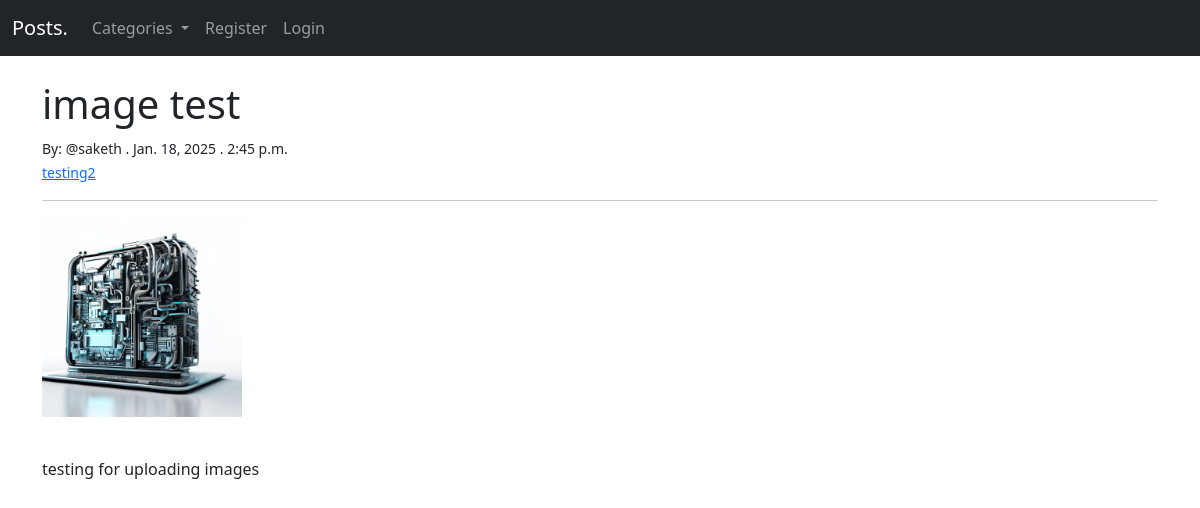
/post/10, run on the app's committed database.
### startBlog/models.py (models this page shows, shortened)
class Post(models.Model):
    title = models.CharField(max_length=255)
    author = models.ForeignKey(User, on_delete=models.CASCADE) #If user is deleted then this removes all the posts from the user
    header_image = models.ImageField(null=True, blank=True, upload_to='images/')
    body = RichTextField(blank=True, null=True)
    post_date = models.DateField(auto_now_add=True)
    post_time = models.TimeField(auto_now_add=True)
    category = models.CharField(max_length=255) #make sure that the categories doesn't contain special characters and the letters are always small letters not capital letters
    likes = models.ManyToManyField(User, related_name="blog_likes")
    def total_likes(self):
        return self.likes.count()

### startBlog/views.py (the view)
# urls.py: path('post/<int:pk>', PostView.as_view(), name="post-detail"), #the <int:pk> is passing the primary key as a parameter
class PostView(DetailView):
    model = Post
    template_name = 'post_detail.html'
    def get_context_data(self, *args, **kwargs):
        cat_menu = Category.objects.all()
        context = super(PostView, self).get_context_data(*args, **kwargs)
        context["cat_menu"] = cat_menu
        stuff = get_object_or_404(Post, id=self.kwargs['pk'])
        total_likes = stuff.total_likes()
        liked = False
        if stuff.likes.filter(id=self.request.user.id).exists():
            liked = True
        context["total_likes"] = total_likes
        context["liked"] = liked
        return context

### startBlog/models.py (called while the page is built)
    def __str__(self):
        return self.name

### startBlog/templates/post_detail.html (shortened to what this page needs)
{%  extends 'base.html' %}
{%  block content    %}
<h1>{{  post.title  }}</h1>
<small>By: @{{ post.author  }} . {{ post.post_date }} . {{ post.post_time }}</small><br>
<small><a href="{% url 'category-view' post.category|slugify %}">{{  post.category }}</a></small>
<hr>
<img src="{{ post.header_image.url }}" alt="" width="200px" height="200px">  <br><br>
<p>{{ post.body|safe }}</p>
<br><br>
{%  endblock    %}

### data on the page
Post: title "image test", author "saketh", post_date "Jan. 18, 2025", post_time "2:45 p.m.", category "testing2", header_image (picture), body "testing for uploading images"
